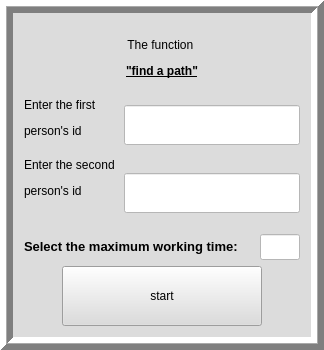
                 <widget class="QFrame" name="frame__vk_2_func">
                  <property name="sizePolicy">
                   <sizepolicy hsizetype="Maximum" vsizetype="Maximum">
                    <horstretch>0</horstretch>
                    <verstretch>0</verstretch>
                   </sizepolicy>
                  </property>
                  <property name="minimumSize">
                   <size>
                    <width>0</width>
                    <height>350</height>
                   </size>
                  </property>
                  <property name="maximumSize">
                   <size>
                    <width>420</width>
                    <height>350</height>
                   </size>
                  </property>
                  <property name="palette">
                   <palette>
                    <active>
                     <colorrole role="WindowText">
                      <brush brushstyle="SolidPattern">
                       <color alpha="255">
                        <red>0</red>
                        <green>0</green>
                        <blue>0</blue>
                       </color>
                      </brush>
                     </colorrole>
                     <colorrole role="Button">
                      <brush brushstyle="SolidPattern">
                       <color alpha="255">
                        <red>220</red>
                        <green>220</green>
                        <blue>220</blue>
                       </color>
                      </brush>
                     </colorrole>
                     <colorrole role="Light">
                      <brush brushstyle="SolidPattern">
                       <color alpha="255">
                        <red>255</red>
                        <green>255</green>
                        <blue>255</blue>
                       </color>
                      </brush>
                     </colorrole>
                     <colorrole role="Midlight">
                      <brush brushstyle="SolidPattern">
                       <color alpha="255">
                        <red>255</red>
                        <green>255</green>
                        <blue>255</blue>
                       </color>
                      </brush>
                     </colorrole>
                     <colorrole role="Dark">
                      <brush brushstyle="SolidPattern">
                       <color alpha="255">
                        <red>127</red>
                        <green>127</green>
                        <blue>127</blue>
                       </color>
                      </brush>
                     </colorrole>
                     <colorrole role="Mid">
                      <brush brushstyle="SolidPattern">
                       <color alpha="255">
                        <red>170</red>
                        <green>170</green>
                        <blue>170</blue>
                       </color>
                      </brush>
                     </colorrole>
                     <colorrole role="Text">
                      <brush brushstyle="SolidPattern">
                       <color alpha="255">
                        <red>0</red>
                        <green>0</green>
                        <blue>0</blue>
                       </color>
                      </brush>
                     </colorrole>
                     <colorrole role="BrightText">
                      <brush brushstyle="SolidPattern">
                       <color alpha="255">
                        <red>255</red>
                        <green>255</green>
                        <blue>255</blue>
                       </color>
                      </brush>
                     </colorrole>
                     <colorrole role="ButtonText">
                      <brush brushstyle="SolidPattern">
                       <color alpha="255">
                        <red>0</red>
                        <green>0</green>
                        <blue>0</blue>
                       </color>
                      </brush>
                     </colorrole>
                     <colorrole role="Base">
                      <brush brushstyle="SolidPattern">
                       <color alpha="255">
                        <red>220</red>
                        <green>220</green>
                        <blue>220</blue>
                       </color>
                      </brush>
                     </colorrole>
                     <colorrole role="Window">
                      <brush brushstyle="SolidPattern">
                       <color alpha="255">
                        <red>220</red>
                        <green>220</green>
                        <blue>220</blue>
                       </color>
                      </brush>
                     </colorrole>
                     <colorrole role="Shadow">
                      <brush brushstyle="SolidPattern">
                       <color alpha="255">
                        <red>0</red>
                        <green>0</green>
                        <blue>0</blue>
                       </color>
                      </brush>
                     </colorrole>
                     <colorrole role="AlternateBase">
                      <brush brushstyle="SolidPattern">
                       <color alpha="255">
                        <red>255</red>
                        <green>255</green>
                        <blue>255</blue>
                       </color>
                      </brush>
                     </colorrole>
                     <colorrole role="ToolTipBase">
                      <brush brushstyle="SolidPattern">
                       <color alpha="255">
                        <red>255</red>
                        <green>255</green>
                        <blue>220</blue>
                       </color>
                      </brush>
                     </colorrole>
                     <colorrole role="ToolTipText">
                      <brush brushstyle="SolidPattern">
                       <color alpha="255">
                        <red>0</red>
                        <green>0</green>
                        <blue>0</blue>
                       </color>
                      </brush>
                     </colorrole>
                     <colorrole role="PlaceholderText">
                      <brush brushstyle="SolidPattern">
                       <color alpha="128">
                        <red>0</red>
                        <green>0</green>
                        <blue>0</blue>
                       </color>
                      </brush>
                     </colorrole>
                    </active>
                    <inactive>
                     <colorrole role="WindowText">
                      <brush brushstyle="SolidPattern">
                       <color alpha="255">
                        <red>0</red>
                        <green>0</green>
                        <blue>0</blue>
                       </color>
                      </brush>
                     </colorrole>
                     <colorrole role="Button">
                      <brush brushstyle="SolidPattern">
                       <color alpha="255">
                        <red>220</red>
                        <green>220</green>
                        <blue>220</blue>
                       </color>
                      </brush>
                     </colorrole>
                     <colorrole role="Light">
                      <brush brushstyle="SolidPattern">
                       <color alpha="255">
                        <red>255</red>
                        <green>255</green>
                        <blue>255</blue>
                       </color>
                      </brush>
                     </colorrole>
                     <colorrole role="Midlight">
                      <brush brushstyle="SolidPattern">
                       <color alpha="255">
                        <red>255</red>
                        <green>255</green>
                        <blue>255</blue>
                       </color>
                      </brush>
                     </colorrole>
                     <colorrole role="Dark">
                      <brush brushstyle="SolidPattern">
                       <color alpha="255">
                        <red>127</red>
                        <green>127</green>
                        <blue>127</blue>
                       </color>
                      </brush>
                     </colorrole>
                     <colorrole role="Mid">
                      <brush brushstyle="SolidPattern">
                       <color alpha="255">
                        <red>170</red>
                        <green>170</green>
                        <blue>170</blue>
                       </color>
                      </brush>
                     </colorrole>
                     <colorrole role="Text">
                      <brush brushstyle="SolidPattern">
                       <color alpha="255">
                        <red>0</red>
                        <green>0</green>
                        <blue>0</blue>
                       </color>
                      </brush>
                     </colorrole>
                     <colorrole role="BrightText">
                      <brush brushstyle="SolidPattern">
                       <color alpha="255">
                        <red>255</red>
                        <green>255</green>
                        <blue>255</blue>
                       </color>
                      </brush>
                     </colorrole>
                     <colorrole role="ButtonText">
                      <brush brushstyle="SolidPattern">
                       <color alpha="255">
                        <red>0</red>
                        <green>0</green>
                        <blue>0</blue>
                       </color>
                      </brush>
                     </colorrole>
                     <colorrole role="Base">
                      <brush brushstyle="SolidPattern">
                       <color alpha="255">
                        <red>220</red>
                        <green>220</green>
                        <blue>220</blue>
                       </color>
                      </brush>
                     </colorrole>
                     <colorrole role="Window">
                      <brush brushstyle="SolidPattern">
                       <color alpha="255">
                        <red>220</red>
                        <green>220</green>
                        <blue>220</blue>
                       </color>
                      </brush>
                     </colorrole>
                     <colorrole role="Shadow">
                      <brush brushstyle="SolidPattern">
                       <color alpha="255">
                        <red>0</red>
                        <green>0</green>
                        <blue>0</blue>
                       </color>
                      </brush>
                     </colorrole>
                     <colorrole role="AlternateBase">
                      <brush brushstyle="SolidPattern">
                       <color alpha="255">
                        <red>255</red>
                        <green>255</green>
                        <blue>255</blue>
                       </color>
                      </brush>
                     </colorrole>
                     <colorrole role="ToolTipBase">
                      <brush brushstyle="SolidPattern">
                       <color alpha="255">
                        <red>255</red>
                        <green>255</green>
                        <blue>220</blue>
                       </color>
                      </brush>
                     </colorrole>
                     <colorrole role="ToolTipText">
                      <brush brushstyle="SolidPattern">
                       <color alpha="255">
                        <red>0</red>
                        <green>0</green>
                        <blue>0</blue>
                       </color>
                      </brush>
                     </colorrole>
                     <colorrole role="PlaceholderText">
                      <brush brushstyle="SolidPattern">
                       <color alpha="128">
                        <red>0</red>
                        <green>0</green>
                        <blue>0</blue>
                       </color>
                      </brush>
                     </colorrole>
                    </inactive>
                    <disabled>
                     <colorrole role="WindowText">
                      <brush brushstyle="SolidPattern">
                       <color alpha="255">
                        <red>127</red>
                        <green>127</green>
                        <blue>127</blue>
                       </color>
                      </brush>
                     </colorrole>
                     <colorrole role="Button">
                      <brush brushstyle="SolidPattern">
                       <color alpha="255">
                        <red>220</red>
                        <green>220</green>
                        <blue>220</blue>
                       </color>
                      </brush>
                     </colorrole>
                     <colorrole role="Light">
                      <brush brushstyle="SolidPattern">
                       <color alpha="255">
                        <red>255</red>
                        <green>255</green>
                        <blue>255</blue>
                       </color>
                      </brush>
                     </colorrole>
                     <colorrole role="Midlight">
                      <brush brushstyle="SolidPattern">
                       <color alpha="255">
                        <red>255</red>
                        <green>255</green>
                        <blue>255</blue>
                       </color>
                      </brush>
                     </colorrole>
                     <colorrole role="Dark">
                      <brush brushstyle="SolidPattern">
                       <color alpha="255">
                        <red>127</red>
                        <green>127</green>
                        <blue>127</blue>
                       </color>
                      </brush>
                     </colorrole>
                     <colorrole role="Mid">
                      <brush brushstyle="SolidPattern">
                       <color alpha="255">
                        <red>170</red>
                        <green>170</green>
                        <blue>170</blue>
                       </color>
                      </brush>
                     </colorrole>
                     <colorrole role="Text">
                      <brush brushstyle="SolidPattern">
                       <color alpha="255">
                        <red>127</red>
                        <green>127</green>
                        <blue>127</blue>
                       </color>
                      </brush>
                     </colorrole>
                     <colorrole role="BrightText">
                      <brush brushstyle="SolidPattern">
                       <color alpha="255">
                        <red>255</red>
                        <green>255</green>
                        <blue>255</blue>
                       </color>
                      </brush>
                     </colorrole>
                     <colorrole role="ButtonText">
                      <brush brushstyle="SolidPattern">
                       <color alpha="255">
                        <red>127</red>
                        <green>127</green>
                        <blue>127</blue>
                       </color>
                      </brush>
                     </colorrole>
                     <colorrole role="Base">
                      <brush brushstyle="SolidPattern">
                       <color alpha="255">
                        <red>220</red>
                        <green>220</green>
                        <blue>220</blue>
                       </color>
                      </brush>
                     </colorrole>
                     <colorrole role="Window">
                      <brush brushstyle="SolidPattern">
                       <color alpha="255">
                        <red>220</red>
                        <green>220</green>
                        <blue>220</blue>
                       </color>
                      </brush>
                     </colorrole>
                     <colorrole role="Shadow">
                      <brush brushstyle="SolidPattern">
                       <color alpha="255">
                        <red>0</red>
                        <green>0</green>
                        <blue>0</blue>
                       </color>
                      </brush>
                     </colorrole>
                     <colorrole role="AlternateBase">
                      <brush brushstyle="SolidPattern">
                       <color alpha="255">
                        <red>255</red>
                        <green>255</green>
                        <blue>255</blue>
                       </color>
                      </brush>
                     </colorrole>
                     <colorrole role="ToolTipBase">
                      <brush brushstyle="SolidPattern">
                       <color alpha="255">
                        <red>255</red>
                        <green>255</green>
                        <blue>220</blue>
                       </color>
                      </brush>
                     </colorrole>
                     <colorrole role="ToolTipText">
                      <brush brushstyle="SolidPattern">
                       <color alpha="255">
                        <red>0</red>
                        <green>0</green>
                        <blue>0</blue>
                       </color>
                      </brush>
                     </colorrole>
                     <colorrole role="PlaceholderText">
                      <brush brushstyle="SolidPattern">
                       <color alpha="128">
                        <red>0</red>
                        <green>0</green>
                        <blue>0</blue>
                       </color>
                      </brush>
                     </colorrole>
                    </disabled>
                   </palette>
                  </property>
                  <property name="styleSheet">
                   <string notr="true">backgrond-color:rgb(170, 170, 170)</string>
                  </property>
                  <property name="frameShape">
                   <enum>QFrame::Box</enum>
                  </property>
                  <property name="frameShadow">
                   <enum>QFrame::Raised</enum>
                  </property>
                  <property name="lineWidth">
                   <number>6</number>
                  </property>
                  <property name="midLineWidth">
                   <number>1</number>
                  </property>
                  <layout class="QVBoxLayout" name="verticalLayout_6">
                   <item>
                    <layout class="QVBoxLayout" name="verticalLayout_5">
                     <item>
                      <layout class="QHBoxLayout" name="horizontalLayout_3">
                       <item>
                        <widget class="QLabel" name="label_vk_find_1">
                         <property name="sizePolicy">
                          <sizepolicy hsizetype="Minimum" vsizetype="Minimum">
                           <horstretch>0</horstretch>
                           <verstretch>0</verstretch>
                          </sizepolicy>
                         </property>
                         <property name="maximumSize">
                          <size>
                           <width>200</width>
                           <height>100</height>
                          </size>
                         </property>
                         <property name="styleSheet">
                          <string notr="true">font: 75 14pt &quot;MS Shell Dlg 2&quot;;</string>
                         </property>
                         <property name="text">
                          <string>&lt;html&gt;&lt;head/&gt;&lt;body&gt;&lt;p align=&quot;center&quot;&gt;The function &lt;/p&gt;&lt;p align=&quot;center&quot;&gt;&lt;span style=&quot; font-weight:600; text-decoration: underline;&quot;&gt;&amp;quot;find a path&amp;quot;&lt;/span&gt;&lt;/p&gt;&lt;/body&gt;&lt;/html&gt;</string>
                         </property>
                        </widget>
                       </item>
                      </layout>
                     </item>
                     <item>
                      <layout class="QHBoxLayout" name="horizontalLayout_17">
                       <item>
                        <widget class="QLabel" name="label_vk_find_2">
                         <property name="sizePolicy">
                          <sizepolicy hsizetype="Minimum" vsizetype="Minimum">
                           <horstretch>0</horstretch>
                           <verstretch>0</verstretch>
                          </sizepolicy>
                         </property>
                         <property name="maximumSize">
                          <size>
                           <width>170</width>
                           <height>70</height>
                          </size>
                         </property>
                         <property name="styleSheet">
                          <string notr="true">font: 75 14pt &quot;MS Shell Dlg 2&quot;;</string>
                         </property>
                         <property name="text">
                          <string>&lt;html&gt;&lt;head/&gt;&lt;body&gt;&lt;p&gt;Enter the first &lt;/p&gt;&lt;p&gt;person's id&lt;br/&gt;&lt;/p&gt;&lt;/body&gt;&lt;/html&gt;</string>
                         </property>
                        </widget>
                       </item>
                       <item>
                        <widget class="QLineEdit" name="lineEdit_vk_find_1">
                         <property name="sizePolicy">
                          <sizepolicy hsizetype="Minimum" vsizetype="Minimum">
                           <horstretch>0</horstretch>
                           <verstretch>0</verstretch>
                          </sizepolicy>
                         </property>
                         <property name="minimumSize">
                          <size>
                           <width>0</width>
                           <height>40</height>
                          </size>
                         </property>
                         <property name="maximumSize">
                          <size>
                           <width>200</width>
                           <height>40</height>
                          </size>
                         </property>
                         <property name="font">
                          <font>
                           <pointsize>14</pointsize>
                          </font>
                         </property>
                         <property name="toolTip">
                          <string>&lt;html&gt;&lt;head/&gt;&lt;body&gt;&lt;p&gt;&lt;span style=&quot; font-size:11pt;&quot;&gt;Example:30433589&lt;/span&gt;&lt;br/&gt;&lt;/p&gt;&lt;/body&gt;&lt;/html&gt;</string>
                         </property>
                         <property name="styleSheet">
                          <string notr="true">background-color:rgb(255, 255, 255)</string>
                         </property>
                         <property name="text">
                          <string/>
                         </property>
                        </widget>
                       </item>
                      </layout>
                     </item>
                     <item>
                      <layout class="QHBoxLayout" name="horizontalLayout_18">
                       <item>
                        <widget class="QLabel" name="label_vk_find_3">
                         <property name="sizePolicy">
                          <sizepolicy hsizetype="Minimum" vsizetype="Minimum">
                           <horstretch>0</horstretch>
                           <verstretch>0</verstretch>
                          </sizepolicy>
                         </property>
                         <property name="maximumSize">
                          <size>
                           <width>170</width>
                           <height>70</height>
                          </size>
                         </property>
                         <property name="styleSheet">
                          <string notr="true">font: 75 14pt &quot;MS Shell Dlg 2&quot;;</string>
                         </property>
                         <property name="text">
                          <string>&lt;html&gt;&lt;head/&gt;&lt;body&gt;&lt;p&gt;Enter the second &lt;/p&gt;&lt;p&gt;person's id&lt;/p&gt;&lt;p&gt;&lt;span style=&quot; font-size:10pt;&quot;&gt;&lt;br/&gt;&lt;/span&gt;&lt;/p&gt;&lt;/body&gt;&lt;/html&gt;</string>
                         </property>
                        </widget>
                       </item>
                       <item>
                        <widget class="QLineEdit" name="lineEdit_vk_find_2">
                         <property name="sizePolicy">
                          <sizepolicy hsizetype="Minimum" vsizetype="Minimum">
                           <horstretch>0</horstretch>
                           <verstretch>0</verstretch>
                          </sizepolicy>
                         </property>
                         <property name="minimumSize">
                          <size>
                           <width>0</width>
                           <height>40</height>
                          </size>
                         </property>
                         <property name="maximumSize">
                          <size>
                           <width>200</width>
                           <height>40</height>
                          </size>
                         </property>
                         <property name="font">
                          <font>
                           <pointsize>14</pointsize>
                          </font>
                         </property>
                         <property name="toolTip">
                          <string>&lt;html&gt;&lt;head/&gt;&lt;body&gt;&lt;p&gt;&lt;span style=&quot; font-size:11pt;&quot;&gt;Example:30433589&lt;/span&gt;&lt;br/&gt;&lt;/p&gt;&lt;/body&gt;&lt;/html&gt;</string>
                         </property>
                         <property name="styleSheet">
                          <string notr="true">background-color:rgb(255, 255, 255)</string>
                         </property>
                        </widget>
                       </item>
                      </layout>
                     </item>
                     <item>
                      <layout class="QHBoxLayout" name="horizontalLayout_23">
                       <item>
                        <widget class="QLabel" name="label_vk_combo_4">
                         <property name="sizePolicy">
                          <sizepolicy hsizetype="Minimum" vsizetype="Minimum">
                           <horstretch>0</horstretch>
                           <verstretch>0</verstretch>
                          </sizepolicy>
                         </property>
                         <property name="maximumSize">
                          <size>
                           <width>300</width>
                           <height>50</height>
                          </size>
                         </property>
                         <property name="text">
                          <string>&lt;html&gt;&lt;head/&gt;&lt;body&gt;&lt;p&gt;&lt;span style=&quot; font-size:10pt; font-weight:600;&quot;&gt;Select the maximum working time:&lt;/span&gt;&lt;/p&gt;&lt;/body&gt;&lt;/html&gt;</string>
                         </property>
                        </widget>
                       </item>
                       <item>
                        <widget class="QLineEdit" name="lineEdit_work_time_2">
                         <property name="sizePolicy">
                          <sizepolicy hsizetype="Maximum" vsizetype="Maximum">
                           <horstretch>0</horstretch>
                           <verstretch>0</verstretch>
                          </sizepolicy>
                         </property>
                         <property name="maximumSize">
                          <size>
                           <width>40</width>
                           <height>16777215</height>
                          </size>
                         </property>
                         <property name="font">
                          <font>
                           <pointsize>11</pointsize>
                          </font>
                         </property>
                         <property name="styleSheet">
                          <string notr="true">background-color:rgb(255, 255, 255)</string>
                         </property>
                        </widget>
                       </item>
                      </layout>
                     </item>
                     <item>
                      <layout class="QHBoxLayout" name="horizontalLayout_2">
                       <item>
                        <widget class="QPushButton" name="pushButton_vk_find_1">
                         <property name="sizePolicy">
                          <sizepolicy hsizetype="Minimum" vsizetype="Minimum">
                           <horstretch>0</horstretch>
                           <verstretch>0</verstretch>
                          </sizepolicy>
                         </property>
                         <property name="maximumSize">
                          <size>
                           <width>200</width>
                           <height>60</height>
                          </size>
                         </property>
                         <property name="toolTip">
                          <string>&lt;html&gt;&lt;head/&gt;&lt;body&gt;&lt;p&gt;&lt;span style=&quot; font-size:11pt;&quot;&gt;when you click on it, &lt;/span&gt;&lt;/p&gt;&lt;p&gt;&lt;span style=&quot; font-size:11pt;&quot;&gt;the function will start&lt;/span&gt;&lt;/p&gt;&lt;/body&gt;&lt;/html&gt;</string>
                         </property>
                         <property name="styleSheet">
                          <string notr="true">font: 75 12pt &quot;MS Shell Dlg 2&quot;;</string>
                         </property>
                         <property name="text">
                          <string>start</string>
                         </property>
                        </widget>
                       </item>
                      </layout>
                     </item>
                    </layout>
                   </item>
                  </layout>
                 </widget>
